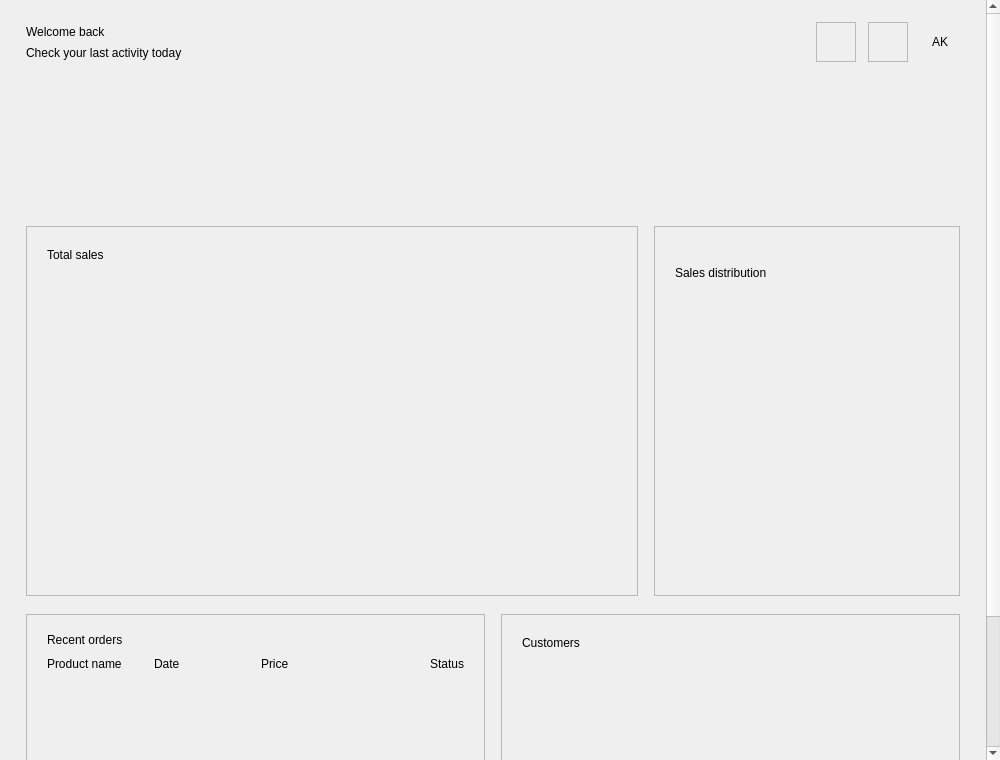
<?xml version='1.0' encoding='utf-8'?>
<ui version="4.0">
 <class>DashboardComponent</class>
 <widget class="QCustomComponent" name="DashboardComponent">
  <property name="geometry">
   <rect><x>0</x><y>0</y><width>1000</width><height>760</height></rect>
  </property>
  <layout class="QVBoxLayout" name="dashOuter">
   <property name="spacing"><number>0</number></property>
   <property name="leftMargin"><number>0</number></property>
   <property name="topMargin"><number>0</number></property>
   <property name="rightMargin"><number>0</number></property>
   <property name="bottomMargin"><number>0</number></property>
   <item>
    <widget class="QScrollArea" name="dashScroll">
     <property name="widgetResizable"><bool>true</bool></property>
     <property name="frameShape"><enum>QFrame::NoFrame</enum></property>
     <property name="horizontalScrollBarPolicy"><enum>Qt::ScrollBarAsNeeded</enum></property>
     <widget class="QWidget" name="dashScrollContents">
      <property name="geometry"><rect><x>0</x><y>0</y><width>1000</width><height>860</height></rect></property>
      <layout class="QVBoxLayout" name="dashBody">
       <property name="spacing"><number>18</number></property>
       <property name="leftMargin"><number>26</number></property>
       <property name="topMargin"><number>22</number></property>
       <property name="rightMargin"><number>26</number></property>
       <property name="bottomMargin"><number>22</number></property>

       
       <item>
        <layout class="QHBoxLayout" name="headerRow">
         <property name="spacing"><number>12</number></property>
         <item>
          <layout class="QVBoxLayout" name="headerText">
           <property name="spacing"><number>3</number></property>
           <item>
            <widget class="QLabel" name="pageTitle">
             <property name="text"><string>Welcome back</string></property>
             <property name="role" stdset="0"><string>h1</string></property>
            </widget>
           </item>
           <item>
            <widget class="QLabel" name="pageSub">
             <property name="text"><string>Check your last activity today</string></property>
             <property name="role" stdset="0"><string>sub</string></property>
            </widget>
           </item>
          </layout>
         </item>
         <item>
          <spacer name="headerSpacer">
           <property name="orientation"><enum>Qt::Horizontal</enum></property>
           <property name="sizeHint" stdset="0"><size><width>40</width><height>20</height></size></property>
          </spacer>
         </item>
         <item>
          <widget class="QFrame" name="searchChip">
           <property name="minimumSize"><size><width>40</width><height>40</height></size></property>
           <property name="maximumSize"><size><width>40</width><height>40</height></size></property>
           <property name="frameShape"><enum>QFrame::StyledPanel</enum></property>
           <property name="role" stdset="0"><string>iconChip</string></property>
           <layout class="QHBoxLayout" name="searchChipLayout">
            <property name="leftMargin"><number>0</number></property>
            <property name="topMargin"><number>0</number></property>
            <property name="rightMargin"><number>0</number></property>
            <property name="bottomMargin"><number>0</number></property>
            <item><widget class="QLabel" name="searchIcon"><property name="alignment"><set>Qt::AlignCenter</set></property></widget></item>
           </layout>
          </widget>
         </item>
         <item>
          <widget class="QFrame" name="bellChip">
           <property name="minimumSize"><size><width>40</width><height>40</height></size></property>
           <property name="maximumSize"><size><width>40</width><height>40</height></size></property>
           <property name="frameShape"><enum>QFrame::StyledPanel</enum></property>
           <property name="role" stdset="0"><string>iconChip</string></property>
           <layout class="QHBoxLayout" name="bellChipLayout">
            <property name="leftMargin"><number>0</number></property>
            <property name="topMargin"><number>0</number></property>
            <property name="rightMargin"><number>0</number></property>
            <property name="bottomMargin"><number>0</number></property>
            <item><widget class="QLabel" name="bellIcon"><property name="alignment"><set>Qt::AlignCenter</set></property></widget></item>
           </layout>
          </widget>
         </item>
         <item>
          <widget class="QLabel" name="headerAvatar">
           <property name="minimumSize"><size><width>40</width><height>40</height></size></property>
           <property name="maximumSize"><size><width>40</width><height>40</height></size></property>
           <property name="alignment"><set>Qt::AlignCenter</set></property>
           <property name="text"><string>AK</string></property>
          </widget>
         </item>
        </layout>
       </item>

       
       <item>
        <widget class="QFrame" name="kpiRow">
         <property name="minimumSize"><size><width>0</width><height>128</height></size></property>
         <layout class="QHBoxLayout" name="kpiRowLayout">
          <property name="spacing"><number>16</number></property>
          <property name="leftMargin"><number>0</number></property>
          <property name="topMargin"><number>0</number></property>
          <property name="rightMargin"><number>0</number></property>
          <property name="bottomMargin"><number>0</number></property>
         </layout>
        </widget>
       </item>

       
       <item>
        <layout class="QHBoxLayout" name="midRow">
         <property name="spacing"><number>16</number></property>
         <item>
          <widget class="QFrame" name="salesPanel">
           <property name="sizePolicy">
            <sizepolicy hsizetype="Expanding" vsizetype="Preferred"><horstretch>2</horstretch><verstretch>0</verstretch></sizepolicy>
           </property>
           <property name="frameShape"><enum>QFrame::StyledPanel</enum></property>
           <property name="role" stdset="0"><string>panel</string></property>
           <layout class="QVBoxLayout" name="salesPanelLayout">
            <property name="spacing"><number>12</number></property>
            <property name="leftMargin"><number>20</number></property>
            <property name="topMargin"><number>18</number></property>
            <property name="rightMargin"><number>20</number></property>
            <property name="bottomMargin"><number>18</number></property>
            <item>
             <layout class="QHBoxLayout" name="salesHead">
              <item><widget class="QLabel" name="salesTitle"><property name="text"><string>Total sales</string></property><property name="role" stdset="0"><string>panelTitle</string></property></widget></item>
              <item><spacer name="salesHeadSpacer"><property name="orientation"><enum>Qt::Horizontal</enum></property><property name="sizeHint" stdset="0"><size><width>40</width><height>20</height></size></property></spacer></item>
              <item>
               <widget class="QWidget" name="salesLegend" native="true">
                <layout class="QHBoxLayout" name="salesLegendLayout">
                 <property name="spacing"><number>14</number></property>
                 <property name="leftMargin"><number>0</number></property>
                 <property name="topMargin"><number>0</number></property>
                 <property name="rightMargin"><number>0</number></property>
                 <property name="bottomMargin"><number>0</number></property>
                </layout>
               </widget>
              </item>
             </layout>
            </item>
            <item>
             <widget class="QCustomBarChart" name="salesChart">
              <property name="minimumSize"><size><width>0</width><height>300</height></size></property>
             </widget>
            </item>
           </layout>
          </widget>
         </item>
         <item>
          <widget class="QFrame" name="distPanel">
           <property name="sizePolicy">
            <sizepolicy hsizetype="Expanding" vsizetype="Preferred"><horstretch>1</horstretch><verstretch>0</verstretch></sizepolicy>
           </property>
           <property name="frameShape"><enum>QFrame::StyledPanel</enum></property>
           <property name="role" stdset="0"><string>panel</string></property>
           <layout class="QVBoxLayout" name="distPanelLayout">
            <property name="spacing"><number>10</number></property>
            <property name="leftMargin"><number>20</number></property>
            <property name="topMargin"><number>18</number></property>
            <property name="rightMargin"><number>20</number></property>
            <property name="bottomMargin"><number>18</number></property>
            <item><widget class="QLabel" name="distTitle"><property name="text"><string>Sales distribution</string></property><property name="role" stdset="0"><string>panelTitle</string></property></widget></item>
            <item>
             <widget class="QCustomDonut" name="distChart">
              <property name="minimumSize"><size><width>0</width><height>200</height></size></property>
             </widget>
            </item>
            <item>
             <widget class="QWidget" name="distLegend" native="true">
              <layout class="QVBoxLayout" name="distLegendLayout">
               <property name="spacing"><number>8</number></property>
               <property name="leftMargin"><number>2</number></property>
               <property name="topMargin"><number>4</number></property>
               <property name="rightMargin"><number>2</number></property>
               <property name="bottomMargin"><number>0</number></property>
              </layout>
             </widget>
            </item>
           </layout>
          </widget>
         </item>
        </layout>
       </item>

       
       <item>
        <layout class="QHBoxLayout" name="bottomRow">
         <property name="spacing"><number>16</number></property>
         <item>
          <widget class="QFrame" name="ordersPanel">
           <property name="sizePolicy">
            <sizepolicy hsizetype="Expanding" vsizetype="Preferred"><horstretch>1</horstretch><verstretch>0</verstretch></sizepolicy>
           </property>
           <property name="frameShape"><enum>QFrame::StyledPanel</enum></property>
           <property name="role" stdset="0"><string>panel</string></property>
           <layout class="QVBoxLayout" name="ordersPanelLayout">
            <property name="spacing"><number>10</number></property>
            <property name="leftMargin"><number>20</number></property>
            <property name="topMargin"><number>18</number></property>
            <property name="rightMargin"><number>20</number></property>
            <property name="bottomMargin"><number>18</number></property>
            <item><widget class="QLabel" name="ordersTitle"><property name="text"><string>Recent orders</string></property><property name="role" stdset="0"><string>panelTitle</string></property></widget></item>
            <item>
             <layout class="QHBoxLayout" name="ordersHead">
              <item><widget class="QLabel" name="colProduct"><property name="text"><string>Product name</string></property><property name="role" stdset="0"><string>colHead</string></property></widget></item>
              <item><widget class="QLabel" name="colDate"><property name="text"><string>Date</string></property><property name="role" stdset="0"><string>colHead</string></property></widget></item>
              <item><widget class="QLabel" name="colPrice"><property name="text"><string>Price</string></property><property name="role" stdset="0"><string>colHead</string></property></widget></item>
              <item><widget class="QLabel" name="colStatus"><property name="text"><string>Status</string></property><property name="role" stdset="0"><string>colHead</string></property><property name="alignment"><set>Qt::AlignRight|Qt::AlignVCenter</set></property></widget></item>
             </layout>
            </item>
            <item>
             <widget class="QWidget" name="ordersBody" native="true">
              <layout class="QVBoxLayout" name="ordersBodyLayout">
               <property name="spacing"><number>0</number></property>
               <property name="leftMargin"><number>0</number></property>
               <property name="topMargin"><number>0</number></property>
               <property name="rightMargin"><number>0</number></property>
               <property name="bottomMargin"><number>0</number></property>
              </layout>
             </widget>
            </item>
            <item><spacer name="ordersSpacer"><property name="orientation"><enum>Qt::Vertical</enum></property><property name="sizeHint" stdset="0"><size><width>20</width><height>10</height></size></property></spacer></item>
           </layout>
          </widget>
         </item>
         <item>
          <widget class="QFrame" name="customersPanel">
           <property name="sizePolicy">
            <sizepolicy hsizetype="Expanding" vsizetype="Preferred"><horstretch>1</horstretch><verstretch>0</verstretch></sizepolicy>
           </property>
           <property name="frameShape"><enum>QFrame::StyledPanel</enum></property>
           <property name="role" stdset="0"><string>panel</string></property>
           <layout class="QVBoxLayout" name="customersPanelLayout">
            <property name="spacing"><number>10</number></property>
            <property name="leftMargin"><number>20</number></property>
            <property name="topMargin"><number>18</number></property>
            <property name="rightMargin"><number>20</number></property>
            <property name="bottomMargin"><number>18</number></property>
            <item>
             <layout class="QHBoxLayout" name="custHead">
              <item><widget class="QLabel" name="custTitle"><property name="text"><string>Customers</string></property><property name="role" stdset="0"><string>panelTitle</string></property></widget></item>
              <item><spacer name="custHeadSpacer"><property name="orientation"><enum>Qt::Horizontal</enum></property><property name="sizeHint" stdset="0"><size><width>40</width><height>20</height></size></property></spacer></item>
              <item>
               <widget class="QWidget" name="custLegend" native="true">
                <layout class="QHBoxLayout" name="custLegendLayout">
                 <property name="spacing"><number>14</number></property>
                 <property name="leftMargin"><number>0</number></property>
                 <property name="topMargin"><number>0</number></property>
                 <property name="rightMargin"><number>0</number></property>
                 <property name="bottomMargin"><number>0</number></property>
                </layout>
               </widget>
              </item>
             </layout>
            </item>
            <item>
             <widget class="QCustomAreaChart" name="customersChart">
              <property name="minimumSize"><size><width>0</width><height>210</height></size></property>
             </widget>
            </item>
            <item>
             <widget class="QWidget" name="monthRow" native="true">
              <layout class="QHBoxLayout" name="monthRowLayout">
               <property name="spacing"><number>0</number></property>
               <property name="leftMargin"><number>6</number></property>
               <property name="topMargin"><number>0</number></property>
               <property name="rightMargin"><number>6</number></property>
               <property name="bottomMargin"><number>0</number></property>
              </layout>
             </widget>
            </item>
           </layout>
          </widget>
         </item>
        </layout>
       </item>

       <item>
        <spacer name="dashBottomSpacer">
         <property name="orientation"><enum>Qt::Vertical</enum></property>
         <property name="sizeHint" stdset="0"><size><width>20</width><height>20</height></size></property>
        </spacer>
       </item>
      </layout>
     </widget>
    </widget>
   </item>
  </layout>
 </widget>
 <customwidgets>
  <customwidget>
   <class>QCustomComponent</class>
   <extends>QWidget</extends>
   <header>Custom_Widgets.QCustomComponent</header>
   <container>1</container>
  </customwidget>
  <customwidget>
   <class>QCustomBarChart</class>
   <extends>QWidget</extends>
   <header>Custom_Widgets.QCustomCharts.QCustomBarChart</header>
  </customwidget>
  <customwidget>
   <class>QCustomDonut</class>
   <extends>QWidget</extends>
   <header>Custom_Widgets.QCustomDonut</header>
  </customwidget>
  <customwidget>
   <class>QCustomAreaChart</class>
   <extends>QWidget</extends>
   <header>Custom_Widgets.QCustomCharts.QCustomAreaChart</header>
  </customwidget>
 <customwidget><class>QPushButton</class><extends>QPushButton</extends><header location="global">Custom_Widgets.Theme.h</header><container>1</container></customwidget><customwidget><class>QLabel</class><extends>QLabel</extends><header location="global">Custom_Widgets.Theme.h</header><container>1</container></customwidget></customwidgets>
 <connections />
</ui>
